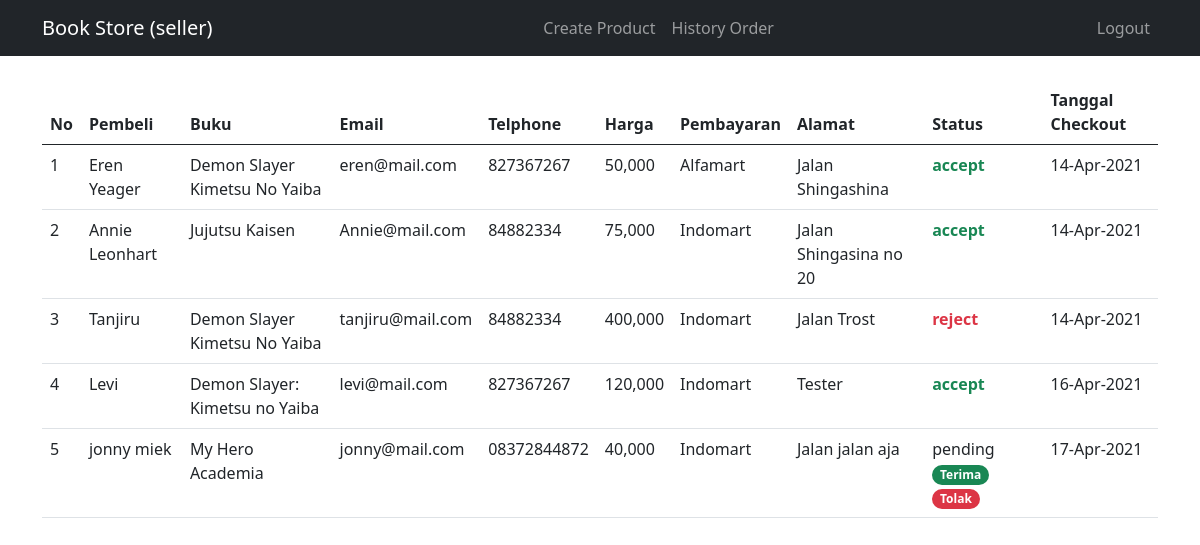
/views/penjual/history-order.php (signed in), run on the app's committed database.
### tables this page shows
CREATE TABLE `checkout` (
  `id_checkout` int(11) NOT NULL,
  `id_ongkir` int(11) NOT NULL,
  `nama` varchar(100) NOT NULL,
  `nama_buku` varchar(100) NOT NULL,
  `email` varchar(100) NOT NULL,
  `no_telp` char(20) NOT NULL,
  `alamat` varchar(250) NOT NULL,
  `harga_buku` int(100) NOT NULL,
  `tipe_pembayaran` enum('Alfamart','Indomart') NOT NULL,
  `status_buku` enum('pending','reject','accept') NOT NULL,
  `tanggal_checkout` timestamp NOT NULL DEFAULT CURRENT_TIMESTAMP
);

### app.php (called while the page is built, shortened)
<?php
$db = mysqli_connect("localhost", "root", "root", "book-store");
function querySql($query)
{
    global $db;
    $book =  mysqli_query($db, $query);
    $books = [];
    while ($row = mysqli_fetch_assoc($book)) {
        $books[] = $row;
    }
    return $books;
}

### views/penjual/history-order.php (the view, shortened to what this page needs)
<?php
require('../../app.php');
?>
<?php require("../../partials/header.php"); ?>
<?php require("nav.php"); ?>
<div class="container">
    <div class="row">
        <div class="col">
            <table class="table table-responsive mt-4">
                <thead>
                    <tr>
                        <th scope="col">No</th>
                        <th scope="col">Pembeli</th>
                        <th scope="col">Buku</th>
                        <th scope="col">Email</th>
                        <th scope="col">Telphone</th>
                        <th scope="col">Harga</th>
                        <th scope="col">Pembayaran</th>
                        <th scope="col">Alamat</th>
                        <th scope="col">Status</th>
                        <th scope="col">Tanggal Checkout</th>
                    </tr>
                </thead>
                <tbody>
                    <?php
                    $nomor = 1;
                    $dataCheckout = querySql("SELECT * FROM checkout"); ?>
                    <?php foreach ($dataCheckout as $orderan) : ?>
                        <tr>
                            <td scope="row"><?= $nomor++; ?></td>
                            <td><?= $orderan["nama"]; ?></td>
                            <td><?= $orderan["nama_buku"]; ?></td>
                            <td><?= $orderan["email"]; ?></td>
                            <td><?= $orderan["no_telp"]; ?></td>
                            <td><?= number_format($orderan["harga_buku"]); ?></td>
                            <td><?= $orderan["tipe_pembayaran"]; ?></td>
                            <td><?= $orderan["alamat"]; ?></td>
                            <td>
                                <?php if ($orderan["status_buku"] === "accept") : ?>
                                    <span class="text-success fw-bold"><?= $orderan["status_buku"]; ?></span>
                                <?php elseif ($orderan["status_buku"] === "reject") : ?>
                                    <span class="text-danger fw-bold"> <?= $orderan["status_buku"]; ?></span>
                                <?php else : ?>
                                    <?= $orderan["status_buku"]; ?>
                                    <a href="accept.php?id=<?= $orderan["id_checkout"]; ?>" class="badge bg-success rounded-pill text-decoration-none">Terima</a>
                                    <a href="reject.php?id=<?= $orderan["id_checkout"]; ?>" class="badge bg-danger rounded-pill text-decoration-none">Tolak</a>
                                <?php endif; ?>
                            </td>
                            <td><?= date("d-M-Y", strtotime($orderan["tanggal_checkout"])); ?></td>
                        </tr>
                    <?php endforeach; ?>
                </tbody>
            </table>
        </div>
    </div>
</div>

### partials/header.php (style rules this page uses)
* { scroll-behavior: smooth; }

### data on the page
checkout: nama "Eren Yeager", nama_buku "Demon Slayer Kimetsu No Yaiba", email "eren@mail.com", no_telp "827367267", harga_buku "50,000", tipe_pembayaran "Alfamart", alamat "Jalan Shingashina", status_buku "accept", tanggal_checkout "14-Apr-2021"
checkout: nama "Annie Leonhart", nama_buku "Jujutsu Kaisen", email "Annie@mail.com", no_telp "84882334", harga_buku "75,000", tipe_pembayaran "Indomart", alamat "Jalan Shingasina no 20", status_buku "accept", tanggal_checkout "14-Apr-2021"
checkout: nama "Tanjiru", nama_buku "Demon Slayer Kimetsu No Yaiba", email "tanjiru@mail.com", no_telp "84882334", harga_buku "400,000", tipe_pembayaran "Indomart", alamat "Jalan Trost", status_buku "reject", tanggal_checkout "14-Apr-2021"
checkout: nama "Levi", nama_buku "Demon Slayer: Kimetsu no Yaiba", email "levi@mail.com", no_telp "827367267", harga_buku "120,000", tipe_pembayaran "Indomart", alamat "Tester", status_buku "accept", tanggal_checkout "16-Apr-2021"
checkout: nama "jonny miek", nama_buku "My Hero Academia", email "jonny@mail.com", no_telp "08372844872", harga_buku "40,000", tipe_pembayaran "Indomart", alamat "Jalan jalan aja", status_buku "pending", tanggal_checkout "17-Apr-2021"

### other printed values
$_SESSION["role"] "seller"
